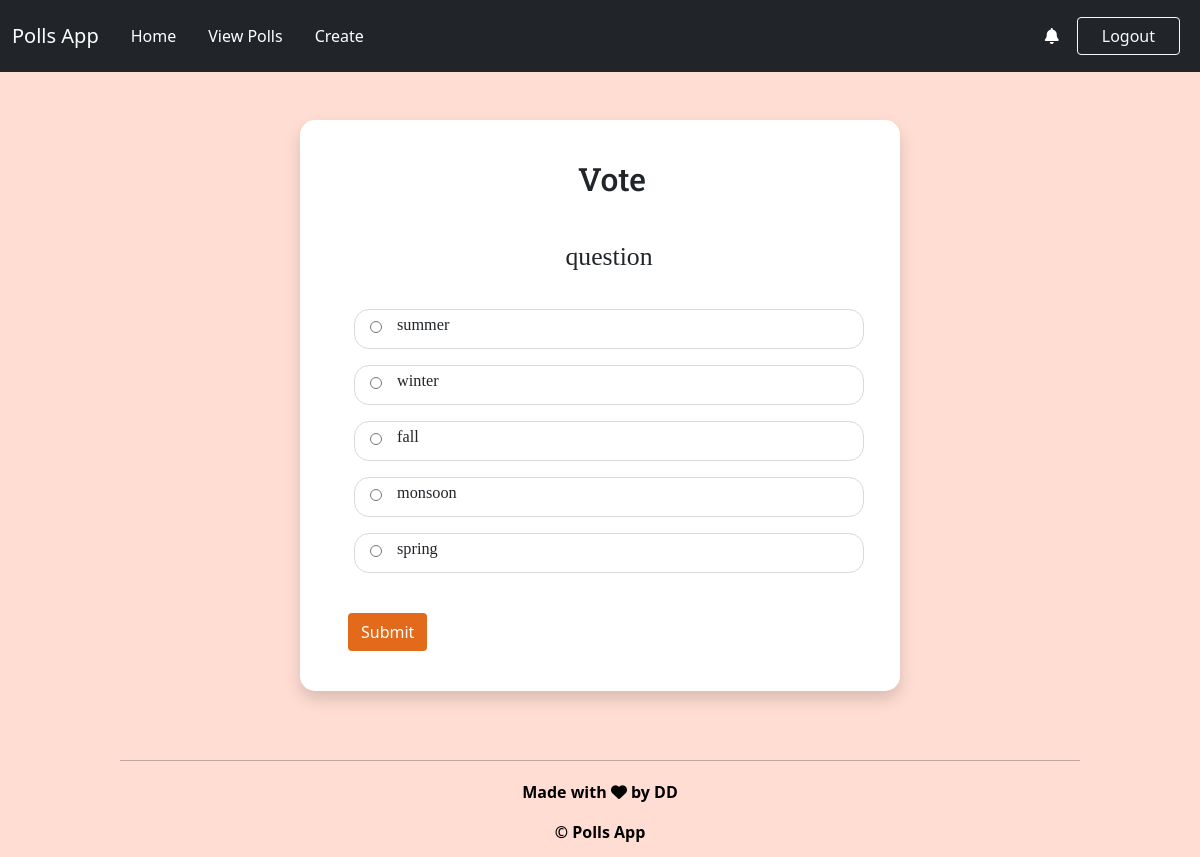
Page /newpoll/vote/4 (signed in) on the earlier database version.
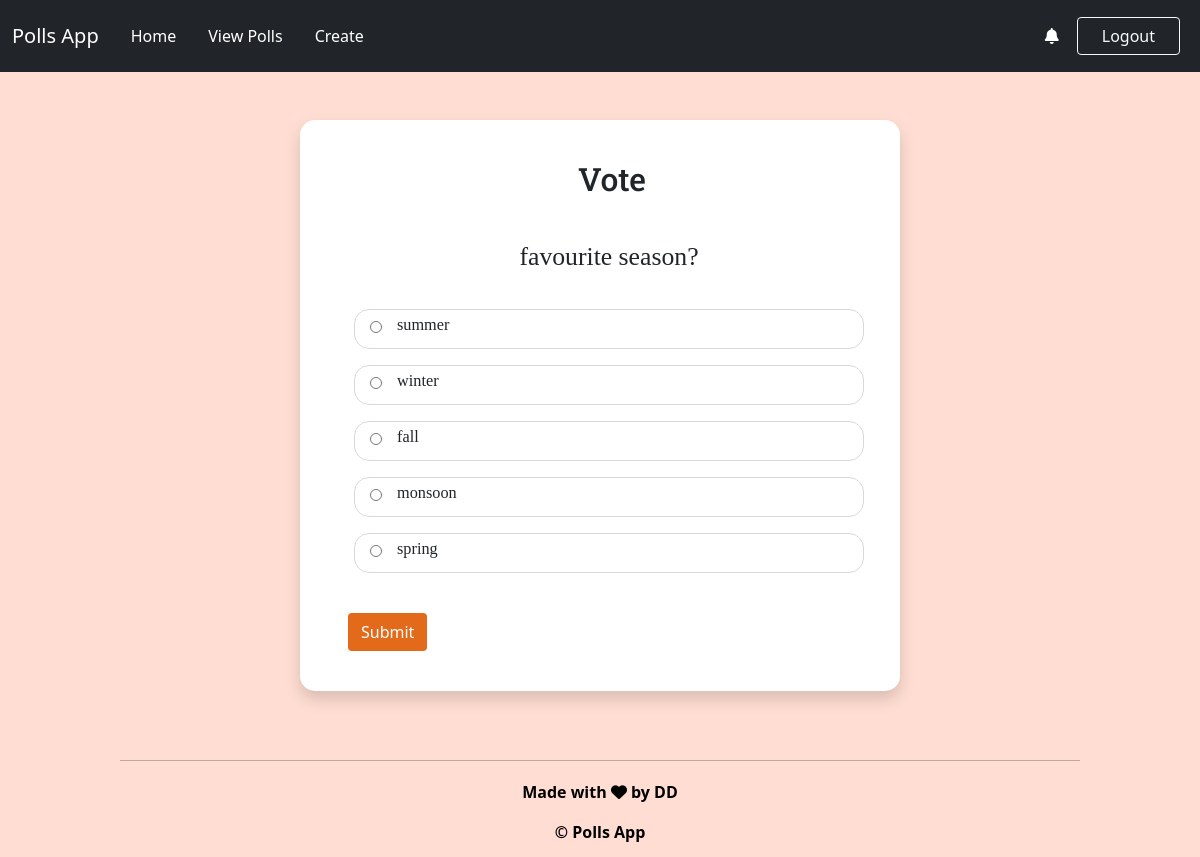
Same page on the later database version.
### newpoll/models.py (models this page shows, shortened)
class Question(models.Model):
    question = models.CharField(max_length=200)
    created_by = models.ForeignKey(User ,on_delete=models.CASCADE, null = True)
    created_on = models.DateTimeField(auto_now_add=True)
    class Meta:
        ordering = ['created_on']

### newpoll/views.py (the view, shortened to what this page needs)
# urls.py: path('vote/<int:pk>',views.vote,name='vote'),
def vote(request,pk):
    if request.user.is_anonymous:
        return redirect('/newpoll/login')
    question = Question.objects.get(id=pk)
    context = {
        "question":question,
    }
    return render(request,'vote.html',context)

### newpoll/templates/vote.html (shortened to what this page needs)
{% load static %}
<link href="https://cdn.jsdelivr.net/npm/bootstrap@5.0.2/dist/css/bootstrap.min.css" rel="stylesheet">
<link rel="stylesheet" href="/static/vote.css?{%now "U" %}"/>
<link
  rel="stylesheet"
  href="https://cdnjs.cloudflare.com/ajax/libs/font-awesome/6.2.0/css/all.min.css"
/>
<div class="navbar navbar-expand-lg  navbar-dark bg-dark sticky-top">
    <div class="container-fluid">
        <a href="" class="navbar-brand">Polls App</a>
        <div class="collapse navbar-collapse" id="navbarSupportedContent">
            <ul class="navbar-nav me-auto mb-2 mb-lg-0">
                <li class="nav-item">
                    <a class="nav-link active p-2 m-2" aria-current="page" href="../home">Home</a>
                </li>
                <li class="nav-item">
                    <a class="nav-link active p-2 m-2" aria-current="page" href="../profile">View Polls</a>
                </li>
                <li class="nav-item">
                    <a class="nav-link active p-2 m-2" aria-current="page" href="../create">Create</a>
                </li>
            </ul>
            <a href="../sharedpoll" ><i class="fa-solid fa-bell" style="color:white; margin-right:10px;"></i>
            </a>
            <a href="/newpoll/logout" class="login-link">
                <button class="btn btn-outline-light px-4 m-2">Logout</button>
            </a>
        </div>
    </div>
</div>
<div class="container-fluid d-flex justify-content-center align-items-center">
    <div class="container-fluid mt-5 shadow content-main" style="width:50vw;border-radius: 15px;">
        <form action="/newpoll/vote/{{question.id}}" method="post">
            <div class="container-fluid heading-main">
                <h2>Vote</h2>
            </div>
            <div class="container-fluid d-flex content">
                <div class="name">
                    <div>{{question.question}}</div>
                </div>
                {%for choice in question.choice_set.all%}
                    <div class="choices">
                        <input type="radio" class="input-choices" id="choice1" name="choice" value="{{choice.id}}" placeholder="Choice">
                        <label for="choice1" class="form-label choice-label">{{choice.choice_text}}</label>
                    </div>
                {%endfor%}
            </div>
            <div class="button">
                <button class="submit btn" type="submit">
                    Submit
                </button>
            </div>
        </form>
    </div>
</div>
<footer class="footer">
    <hr width="80%" style="margin: 1% auto;" />
    <div class="footerlasr">
      <div class="footer-copyright">
        <p id="credits">Made with <i class="fa fa-heart" aria-hidden="true"></i> by DD</p>
      </div>
    </footer>
    <footer class="beech">
      <p>© Polls App</p>
  </footer>

Differences in the rows shown:
changed Question: question "question" → "favourite season?"
